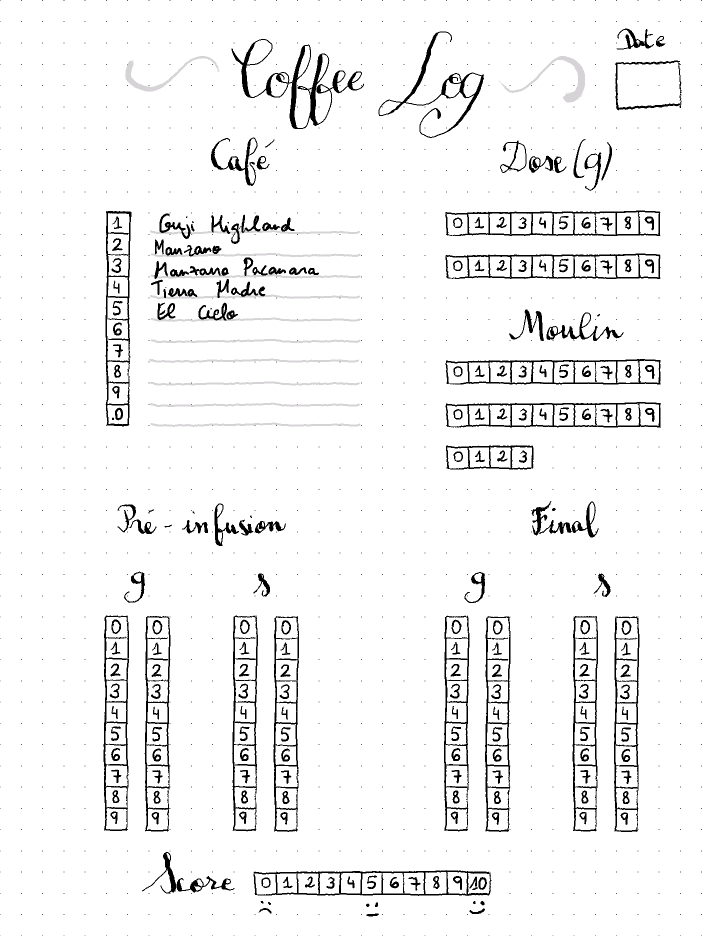
#> input picture reference.png, 1404 x 1872 px (shown at 1/2 size)
$ python parse_form.py
#> lines starting #> are read from the running program, lines starting #| are printed output that depends on the picture
import numpy as np
import cv2
import matplotlib.pyplot as plt

### Parameters

# The reference is an empty form
reference_path = "reference.png"

# A filled form from the notebook
form_path = "Coffee Log - page 2.png"

# Show the matrix of found boxes
debug = True

# width of a square in the dotted layout
w = 43

### Helpers

class pos:
    def __init__(self,x,y): self.x = x; self.y = y

# Use these two methods to debug the extraction of a vertical/horizontal row
def show_vertical(p, img, title="Title", n=10):
    fig, axes = plt.subplots(1, n)
    for i in range(n):
        P = pos(p.x, p.y + i*w)
        axes[i].imshow(img[P.y:P.y+w,P.x:P.x+w,:])
        axes[i].axis("off")
    plt.title(title)
    plt.show()

def show_horizontal(p, img, title="Title", n=10):
    fig, axes = plt.subplots(1, n)
    for i in range(n):
        P = pos(p.x + i*w, p.y)
        axes[i].imshow(img[P.y:P.y+w,P.x:P.x+w,:])
        axes[i].axis("off")
    plt.title(title)
    plt.show()

def extract_vertical(data, img, p, key, n=10):
    res = []
    for i in range(n):
        P = pos(p.x, p.y + i*w)
        res.append(img[P.y:P.y+w,P.x:P.x+w,:])
    data[key] = res
    return data

def extract_horizontal(data, img, p, key, n=10):
    res = []
    for i in range(n):
        P = pos(p.x + i*w, p.y)
        res.append(img[P.y:P.y+w,P.x:P.x+w,:])
    data[key] = res
    return data

def extract_page(img):
    """
    This function extracts all form squares in the image
    The positions have been handcoded -- I drew the template by hand and some alignments
    are imprecise
    If you want your own form, adapt these
    """
    data = dict()

    # Coffee
    a = pos(214,423)
    data = extract_vertical(data, img, a, "Coffee")

    # Dose
    a = pos(890,423)
    b = pos(a.x, a.y + 2*w)
    data = extract_horizontal(data, img, a, "Dose")
    data = extract_horizontal(data, img, b, "Dose 2")

    # Grinder
    a = pos(891,723)
    b = pos(a.x, a.y + 2*w)
    c = pos(b.x+3, b.y + 2*w - 1)
    data = extract_horizontal(data, img, a, "Grinder 1")
    data = extract_horizontal(data, img, b, "Grinder 2")
    data = extract_horizontal(data, img, c, "Grinder 3", 4)

    # Pre s 1
    a = pos(210,1230)
    b = pos(a.x + 2*w - 4, a.y)
    c = pos(b.x + 4*w + 3, b.y)
    d = pos(c.x + 2*w - 4, c.y)
    data = extract_vertical(data, img, a, "Pre g 1")
    data = extract_vertical(data, img, b, "Pre g 2")
    data = extract_vertical(data, img, c, "Pre s 1")
    data = extract_vertical(data, img, d, "Pre s 2")

    # Final s 1
    a = pos(890,1230)
    b = pos(a.x + 2*w - 4, a.y)
    c = pos(b.x + 4*w + 3, b.y)
    d = pos(c.x + 2*w - 4, c.y)
    data = extract_vertical(data, img, a, "Final g 1")
    data = extract_vertical(data, img, b, "Final g 2")
    data = extract_vertical(data, img, c, "Final s 1")
    data = extract_vertical(data, img, d, "Final s 2")

    # Score
    a = pos(508,1745)
    data = extract_horizontal(data, img, a, "Score", 11)

    return data

### Main

img = cv2.imread(reference_path, cv2.IMREAD_COLOR)
#> img is the input picture: shape (1872, 1404, 3); mean B, G, R 242.3, 242.3, 242.3
reference = extract_page(img)
#> after the loop in extract_vertical, `for i in range(n):`: res = 10 items
#> in extract_page, `data = extract_vertical(data, img, a, "Coffee")`: data = 1 item
#> after the loop in extract_horizontal, `for i in range(n):`: res = 10 items
#> in extract_page, `data = extract_horizontal(data, img, a, "Dose")`: data = 2 items
#> in extract_page, `data = extract_horizontal(data, img, b, "Dose 2")`: data = 3 items
#> in extract_page, `data = extract_horizontal(data, img, a, "Grinder 1")`: data = 4 items
#> in extract_page, `data = extract_horizontal(data, img, b, "Grinder 2")`: data = 5 items
#> in extract_page, `data = extract_horizontal(data, img, c, "Grinder 3", 4)`: data = 6 items
#> in extract_page, `data = extract_vertical(data, img, a, "Pre g 1")`: data = 7 items
#> in extract_page, `data = extract_vertical(data, img, b, "Pre g 2")`: data = 8 items
#> in extract_page, `data = extract_vertical(data, img, c, "Pre s 1")`: data = 9 items
#> in extract_page, `data = extract_vertical(data, img, d, "Pre s 2")`: data = 10 items
#> in extract_page, `data = extract_vertical(data, img, a, "Final g 1")`: data = 11 items
#> in extract_page, `data = extract_vertical(data, img, b, "Final g 2")`: data = 12 items
#> in extract_page, `data = extract_vertical(data, img, c, "Final s 1")`: data = 13 items
#> in extract_page, `data = extract_vertical(data, img, d, "Final s 2")`: data = 14 items
#> in extract_page, `data = extract_horizontal(data, img, a, "Score", 11)`: data = 15 items
#> reference = 15 items

img2 = cv2.imread(form_path, cv2.IMREAD_COLOR)
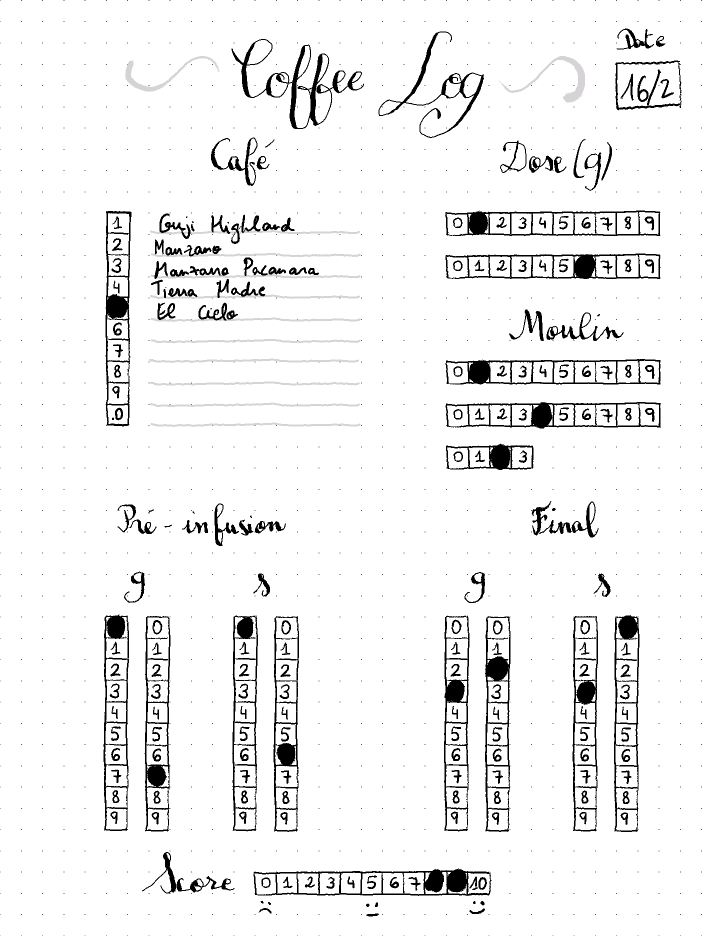
#> input picture Coffee Log - page 2.png, 1404 x 1872 px (shown at 1/2 size)
#> img2 is the input picture: shape (1872, 1404, 3); mean B, G, R 240.4, 240.4, 240.4
data = extract_page(img2)
#> data = 15 items

keys = data.keys()

if debug:
    # Display difference
    fig, axes = plt.subplots(len(keys), 11)
    for i,key in enumerate(keys):
        for j in range(len(data[key])):
            axes[i][j].imshow((data[key][j] - reference[key][j])*255)
            axes[i][j].axis("off")
        for j in range(len(data[key]), 11):
            axes[i][j].axis("off")
#> this loop made 15 passes
#> key on passes 1 to 12: 'Coffee', 'Dose', 'Dose 2', 'Grinder 1', 'Grinder 2', 'Grinder 3', 'Pre g 1', 'Pre g 2', 'Pre s 1', 'Pre s 2', 'Final g 1', 'Final g 2'
    plt.show()
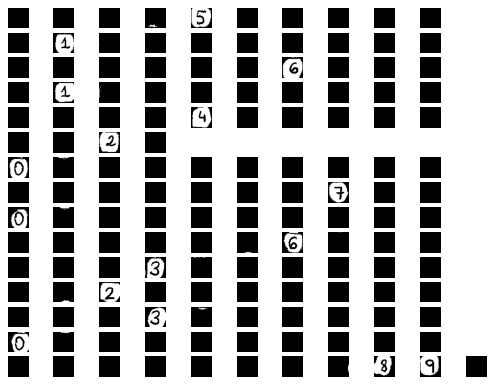
#> figure drawn by matplotlib, 145 panels

# Read values

readings = dict()
for i,key in enumerate(keys):
    diff = [np.sum(data[key][j] - reference[key][j]) > 600 for j in range(len(data[key]))]
    read = np.where(diff)[0]
    if key == "Score":
        readings[key] = [int(v) for v in read]
    else:
        read = read[0]
        if key == "Coffee": read += 1
        readings[key] = str(read)
#> this loop made 15 passes
#> (key, diff, read) on pass 6: ('Grinder 3', [False, False, True, False], 2)
#> (key, read) on passes 1, 2, 3, 4, 5, 7: ('Coffee', 5), ('Dose', 1), ('Dose 2', 6), ('Grinder 1', 1), ('Grinder 2', 4), ('Pre g 1', 0)
#> after the loop, readings = 15 items

# Consolidate into strings -- adapt this code to export to CSV instead

def combine(values, s=""): return s.join(values)
def score(values): return np.mean(values)

print("Coffee: #", readings["Coffee"])
#| Coffee: # 5
print("Dose:", combine([readings["Dose"], readings["Dose 2"]]), "g")
#| Dose: 16 g
print("Grinder:", combine([readings["Grinder 1"], readings["Grinder 2"], readings["Grinder 3"]], "-"))
#| Grinder: 1-4-2
print("Pre-infusion:",
    combine([readings["Pre g 1"], readings["Pre g 2"]]), "g /",
    combine([readings["Pre s 1"], readings["Pre s 2"]]), "s")
#| Pre-infusion: 07 g / 06 s
print("Final:",
    combine([readings["Final g 1"], readings["Final g 2"]]), "g /",
    combine([readings["Final s 1"], readings["Final s 2"]]), "s")
#| Final: 32 g / 30 s
print("Score:", score(readings["Score"]))
#| Score: 8.5
